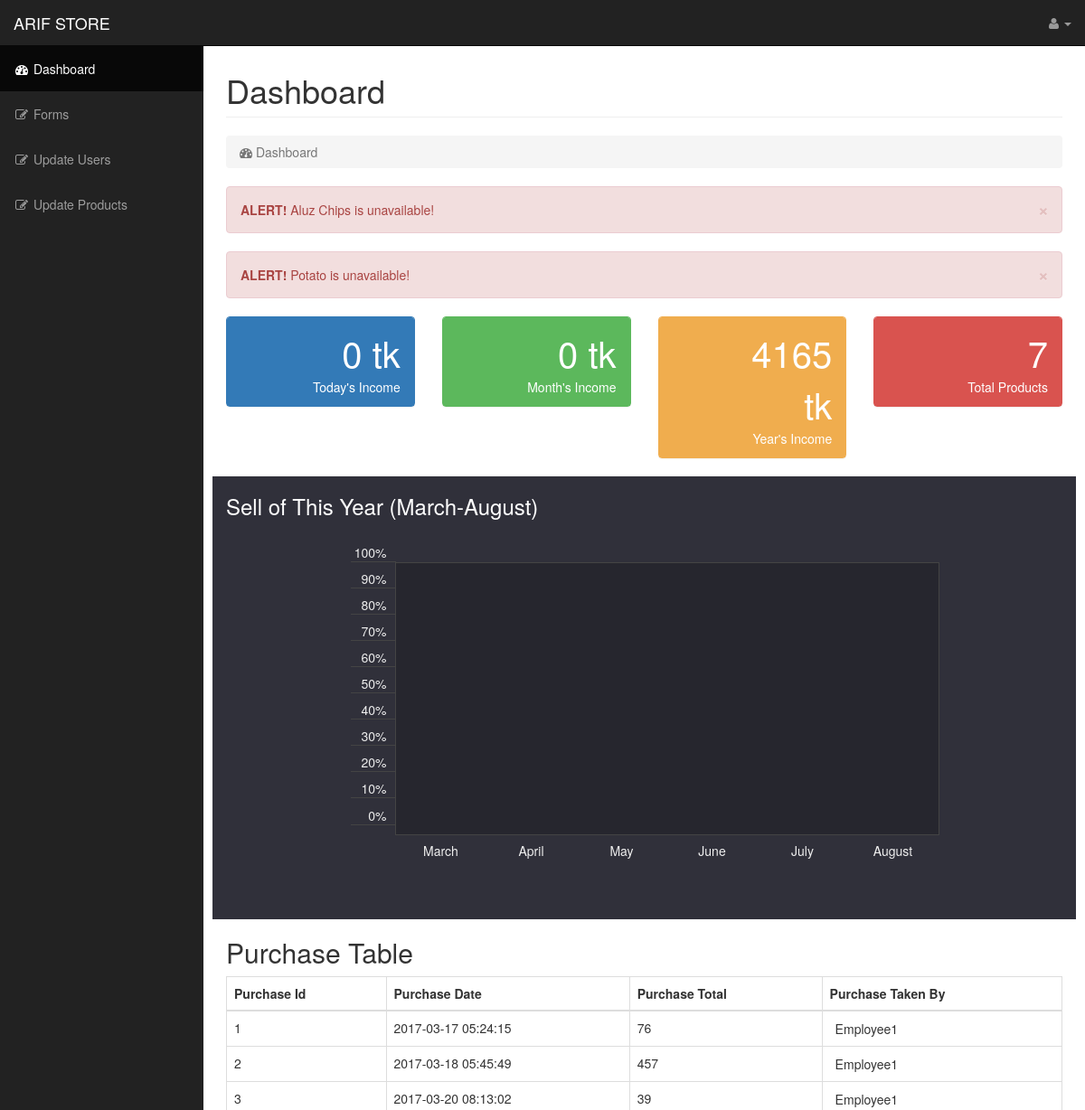
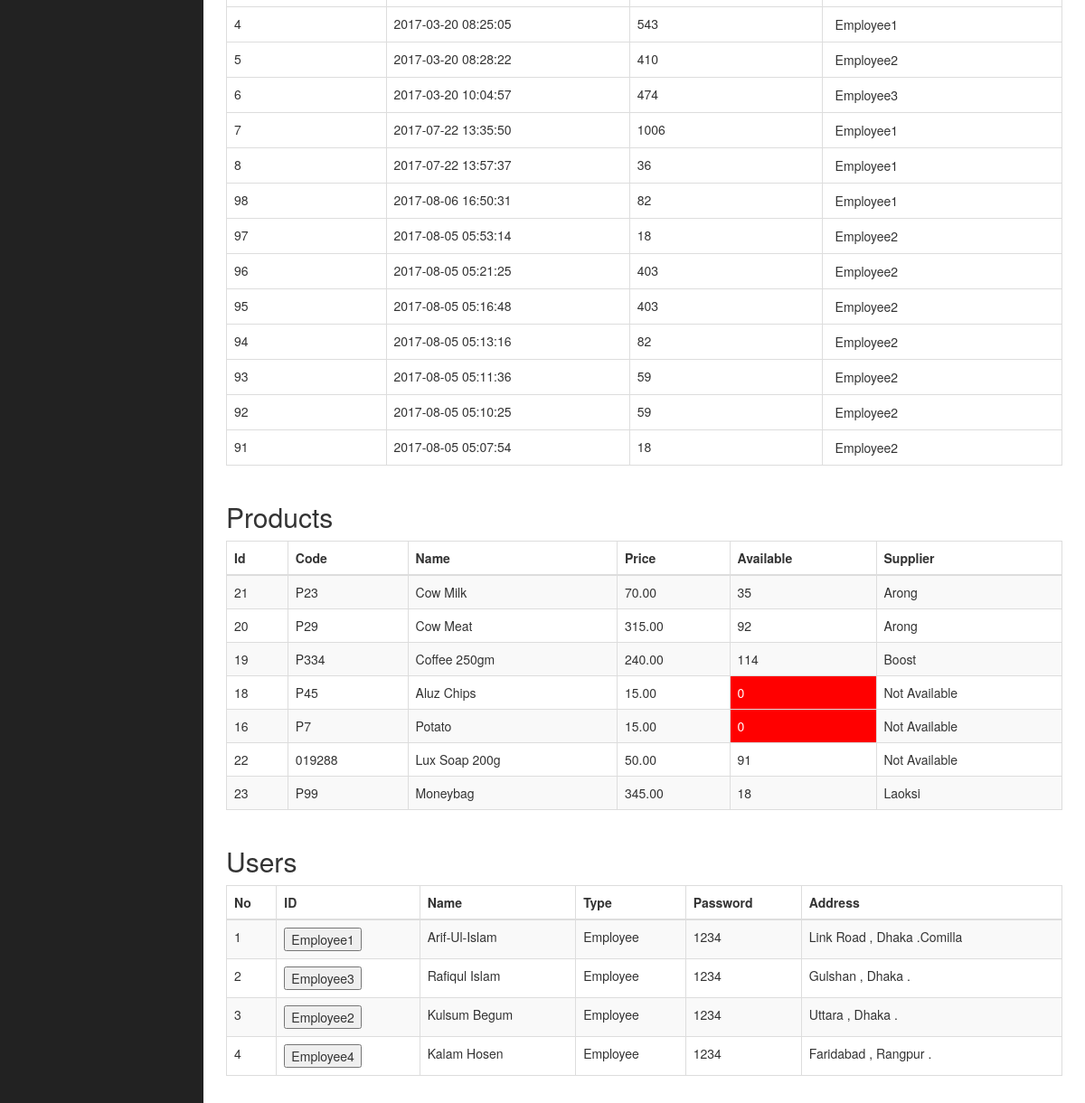
The app's page /arifstore/admin/dashboard.php with its own data (2 pictures, top to bottom).
### tables this page shows
CREATE TABLE `products` (
  `id` int(11) NOT NULL,
  `product_code` varchar(60) NOT NULL,
  `product_name` varchar(60) NOT NULL,
  `price` decimal(10,2) NOT NULL,
  `products_available` int(11) NOT NULL,
  `products_supplier` varchar(30) DEFAULT NULL
);

CREATE TABLE `total_purchase` (
  `purchase_id` int(11) NOT NULL,
  `purchase_date` timestamp NULL DEFAULT CURRENT_TIMESTAMP,
  `purchase_total` int(11) NOT NULL,
  `user_id` varchar(20) NOT NULL
);

CREATE TABLE `users` (
  `user_name` varchar(30) NOT NULL,
  `user_id` varchar(30) NOT NULL,
  `user_type` varchar(30) NOT NULL,
  `user_pass` varchar(30) NOT NULL,
  `user_address` varchar(120) NOT NULL
);

### arifstore/admin/dashboard.php (the view, shortened to what this page needs)
<?php include '../config.php'; ?>
<!DOCTYPE html>
<html lang="en">
<head>
    <link href="../css/bootstrap.min.css" rel="stylesheet">
    <link href="../css/sb-admin.css" rel="stylesheet">
    <link href="../css/plugins/morris.css" rel="stylesheet">
    <link href="../font-awesome/css/font-awesome.min.css" rel="stylesheet" type="text/css">
    <link href="../style.css" rel="stylesheet">
</head>
<body>
    <div id="wrapper">
        <nav class="navbar navbar-inverse navbar-fixed-top" role="navigation">
            <div class="navbar-header">
                <a class="navbar-brand" href="dashboard.php">ARIF STORE</a>
            </div>
            <ul class="nav navbar-right top-nav">
                <li class="dropdown">
                    <a href="#" class="dropdown-toggle" data-toggle="dropdown"><i class="fa fa-user"></i> <?php echo $_SESSION["user"]?><b class="caret"></b></a>
                </li>
            </ul>
            <div class="collapse navbar-collapse navbar-ex1-collapse">
                <ul class="nav navbar-nav side-nav">
                    <li class="active">
                        <a href="dashboard.php"><i class="fa fa-fw fa-dashboard"></i> Dashboard</a>
                    </li>
                    <li>
                        <a href="forms.php"><i class="fa fa-fw fa-edit"></i> Forms</a>
                    </li>
					<li>
                        <a href="updateusers.php"><i class="fa fa-fw fa-edit"></i> Update Users</a>
                    </li>
					<li>
                        <a href="updateproducts.php"><i class="fa fa-fw fa-edit"></i> Update Products</a>
                    </li>
                </ul>
            </div>
        </nav>
        <div id="page-wrapper">
            <div class="container-fluid">
                <div class="row">
                    <div class="col-lg-12">
                        <h1 class="page-header">
                            Dashboard <small></small>
                        </h1>
                        <ol class="breadcrumb">
                            <li class="active">
                                <i class="fa fa-dashboard"></i> Dashboard
                            </li>
                        </ol>
                    </div>
                </div>
				<div class="row">
                    <div class="col-lg-12">
						 <?php
						  $getselect = $mysqli->query("SELECT product_name FROM products where products_available=0");
                          while( $product=mysqli_fetch_assoc($getselect) ) {
						  ?>
                          <div class="alert alert-danger alert-dismissable">
						  <a href="#" class="close" data-dismiss="alert" aria-label="close">&times;</a>
						  <strong>ALERT! </strong> <?php echo $product["product_name"];?> is unavailable!
						  </div>
						  <?php
						  }
						  ?>
                    </div>
                </div>
                <?php
					$todaysql = "SELECT sum(purchase_total) as total FROM total_purchase WHERE Day(purchase_date) = Day(curdate()) ; ";
					$monthsql = "SELECT sum(purchase_total) as total FROM total_purchase WHERE MONTH(purchase_date) = MONTH(curdate()) ; ";
					$yearsql = "SELECT sum(purchase_total) as total FROM total_purchase WHERE YEAR(purchase_date) = YEAR(curdate()) ; ";
					$todayresult = $mysqli->query($todaysql) ;
					$monthresult = $mysqli->query($monthsql) ;
					$yearresult = $mysqli->query($yearsql) ;
					$d = 0 ;
					$m = 0 ;
					$y = 0 ;
					if($row = $todayresult->fetch_assoc()){
						if($row['total']==true)
							$d = $row['total'] ;
						else
							$d = 0 ;
						if($row = $monthresult->fetch_assoc())
							if($row['total'])
								$m = $row['total'] ;
							else
								$m = 0 ;
						if($row = $yearresult->fetch_assoc())
							if($row['total'])
								$y = $row['total'] ;
							else
								$y = 0 ;
					$count = 0 ;
					$product_count_query = "SELECT count(id) as c FROM products ";
					$product_count_result = $mysqli->query($product_count_query) ;
					if($row = $product_count_result->fetch_assoc()){
						if($row['c'])
							$count = $row['c'] ;
						else
							$count = 0 ;
					}
				?>
                <div class="row">
                    <div class="col-lg-3 col-md-6">
                        <div class="panel panel-primary">
                            <div class="panel-heading">
                                <div class="row">
                                    <div class="col-xs-3">
                                    </div>
                                    <div class="col-xs-9 text-right">
                                        <div class="huge"><?php echo $d ;?> tk</div>
                                        <div>Today's Income</div>
                                    </div>
                                </div>
                            </div>
                        </div>
                    </div>
                    <div class="col-lg-3 col-md-6">
                        <div class="panel panel-green">
                            <div class="panel-heading">
                                <div class="row">
                                    <div class="col-xs-3">
                                    </div>
                                    <div class="col-xs-9 text-right">
                                        <div class="huge"><?php echo $m ;?> tk</div>
                                        <div>Month's Income</div>
                                    </div>
                                </div>
                            </div>
                        </div>
                    </div>
                    <div class="col-lg-3 col-md-6">
                        <div class="panel panel-yellow">
                            <div class="panel-heading">
                                <div class="row">
                                    <div class="col-xs-3">
                                    </div>
                                    <div class="col-xs-9 text-right">
                                        <div class="huge"><?php echo $y ;?> tk</div>
                                        <div>Year's Income</div>
                                    </div>
                                </div>
                            </div>
                        </div>
                    </div>
                    <div class="col-lg-3 col-md-6">
                        <div class="panel panel-red">
                            <div class="panel-heading">
                                <div class="row">
                                    <div class="col-xs-3">
                                    </div>
                                    <div class="col-xs-9 text-right">
                                        <div class="huge"><?php echo $count ;?></div>
                                        <div>Total Products</div>
                                    </div>
                                </div>
                            </div>
                        </div>
                    </div>
                </div>
				<?php
					}
				?>
				<div class="row bar_chart">
                    <div class="col-lg-12">
					<h3>Sell of This Year (March-August)</h3>
						<div id="chart">
						  <ul id="numbers">
							<li><span>100%</span></li>
							<li><span>90%</span></li>
							<li><span>80%</span></li>
							<li><span>70%</span></li>
							<li><span>60%</span></li>
							<li><span>50%</span></li>
							<li><span>40%</span></li>
							<li><span>30%</span></li>
							<li><span>20%</span></li>
							<li><span>10%</span></li>
							<li><span>0%</span></li>
						  </ul>
						  <ul id="bars">
							<?php
								$i = 2 ;
								$tk = array(0,0,0,0,0,0,0,0,0);
								$yearsql = "SELECT sum(purchase_total) as total FROM total_purchase WHERE YEAR(purchase_date) = YEAR(curdate()) ; ";
								$year = $mysqli->query($yearsql) ;
									if($row = $year->fetch_assoc())
										if($row['total'])
											$y = $row['total'] ;
								while($i<=9){
									$monthsql = "SELECT sum(purchase_total) as total FROM total_purchase WHERE MONTH(purchase_date) = '$i' ; ";
									$res = $mysqli->query($monthsql) ;
									if($row = $res->fetch_assoc())
										if($row['total'])
											$tk[$i] = floor(($row['total']/$y)*100) ;
									$i++;
								}
							echo "<li><div data-percentage=\"$tk[3]\" class=\"bar\"></div><span>March</span></li>";
							echo "<li><div data-percentage=\"tk[4]\" class=\"bar\"></div><span>April</span></li>";
							echo "<li><div data-percentage=\"$tk[5]\" class=\"bar\"></div><span>May</span></li>";
							echo "<li><div data-percentage=\"$tk[6]\" class=\"bar\"></div><span>June</span></li>";
							echo "<li><div data-percentage=\"$tk[7]\" class=\"bar\"></div><span>July</span></li>";
							echo "<li><div data-percentage=\"$tk[8]\" class=\"bar\"></div><span>August</span></li>";
							?>
						  </ul>
						</div>
					</div>
				</div>
                <div class="row">
                    <div class="col-lg-12">
                        <h2>Purchase Table</h2>
                        <div class="table-responsive purchase">
							<?php
								$sql = "SELECT * FROM  total_purchase" ;
								$result = $mysqli->query($sql);
								echo  "<table class=\"table table-bordered table-hover\">" ;
								echo  "<thead><tr><th>Purchase Id</th><th>Purchase Date</th><th>Purchase Total</th><th>Purchase Taken By</th></tr></thead><tbody>" ;
								while($row = mysqli_fetch_assoc($result)){
									 echo "<tr>";
									 echo "<td>".$row["purchase_id"]."</td>";
									 echo "<td>".$row["purchase_date"]."</td>";
									 echo "<td>".$row["purchase_total"]."</td>";
							?>
								<form method="get" action="user_profile.php">
									<td> <input type="submit" name="id_update" value="<?php echo $row['user_id']; ?>" /></td>
								</form>
								</tr>
							<?php
									}
							?>
							  </tbody>
                            </table>
                        </div>
                    </div>
                    <div class="col-lg-12">
                        <h2>Products</h2>
                        <div class="table-responsive">
						<?php
							$sql = "SELECT * FROM  products" ;
							$result = $mysqli->query($sql);
							echo  "<table class=\"table table-bordered table-hover table-striped\">" ;
							echo  "<thead><tr><th>Id</th><th>Code</th><th>Name</th><th>Price</th><th>Available</th><th>Supplier</th></tr></thead><tbody>" ;
							while($row = mysqli_fetch_assoc($result)){
								 echo "<tr>";
								 echo "<td>".$row["id"]."</td>";
								 echo "<td>".$row["product_code"]."</td>";
								 echo "<td>".$row["product_name"]."</td>";
								 echo "<td>".$row["price"]."</td>";
								 if($row["products_available"]==0)
									echo "<td style=\"background-color:red;color:white\" >".$row["products_available"]."</td>";
								 else
									 echo "<td>".$row["products_available"]."</td>";
								 if($row["products_supplier"]=="")
									 echo "<td>Not Available</td>";
								 else
									 echo "<td>".$row["products_supplier"]."</td>";
								 echo "</tr>";
							}
						?>
							</tbody>
							</table>
						</div>
                    </div>
                </div>
				 <div class="row">
                    <div class="col-lg-12">
						<h2>Users</h2>
                        <div class="table-responsive">
						<?php
						  $var = 0 ;
                          $getselect = $mysqli->query("SELECT * FROM users");
                          echo "<table class=\"table table-bordered table-hover table-striped\" ><thead><tr><th>No</th><th>ID</th><th>Name</th><th>Type</th><th>Password</th><th>Address</th></tr></thead><tbody>";
                            while( $product=mysqli_fetch_assoc($getselect) ) {
							   $var++;
						?>
							<tr>
								<td><?php echo $var ; ?></td>
                                <form method="get" action="user_profile.php">
									<td> <input type="submit" name="id_update" value="<?php echo $product['user_id']; ?>" /></td>
								</form>
                                <td><?php echo $product['user_name']; ?></td>
                                <td><?php echo $product['user_type']; ?></td>
                         		<td><?php echo $product['user_pass']; ?></td>
								<td><?php echo $product['user_address']; ?></td>
							</tr>
						<?php
							}
						?>
							</tbody>
							</table>
						</div>
                    </div>
                </div>
			</div>
    </div>
</body>
</html>

### arifstore/css/sb-admin.css (style rules this page uses)
body { margin-top: 100px; background-color: #222; }
@media (min-width:768px) { body { margin-top: 50px; } }
#wrapper { padding-left: 0; }
#page-wrapper { width: 100%; padding: 0; background-color: #fff; }
.huge { font-size: 50px; line-height: normal; }
@media (min-width:768px) { #wrapper { padding-left: 225px; } }
@media (min-width:768px) { #page-wrapper { padding: 10px; } }
.top-nav { padding: 0 15px; }
.top-nav>li { display: inline-block; float: left; }
.top-nav>li>a { padding-top: 15px; padding-bottom: 15px; line-height: 20px; color: #999; }
@media (min-width:768px) { .side-nav { position: fixed; top: 51px; left: 225px; width: 225px; margin-left: -225px; border: none; border-radius: 0; overflow-y: auto; background-color: #222; bottom: 0; overflow-x: hidden; padding-bottom: 40px; } }
@media (min-width:768px) { .side-nav>li>a { width: 225px; } }
.huge { font-size: 40px; }
.panel-green { border-color: #5cb85c; }
.panel-green > .panel-heading { border-color: #5cb85c; color: #fff; background-color: #5cb85c; }
.panel-red { border-color: #d9534f; }
.panel-red > .panel-heading { border-color: #d9534f; color: #fff; background-color: #d9534f; }
.panel-yellow { border-color: #f0ad4e; }
.panel-yellow > .panel-heading { border-color: #f0ad4e; color: #fff; background-color: #f0ad4e; }

### arifstore/style.css (style rules this page uses)
body { background-color: #fff; margin-top:30px }
.purchase input[type=submit] { border:none; background:white }
.container-fluid { min-height: 600px; }
.bar_chart { background: #30303A;min-height: 490px; }
.bar_chart h3 { color:#fff }
#chart { width: 650px; height: 300; margin: 50px auto 0; display: block; }
#chart #numbers { height: 100%; width: 50px; margin: 0; padding: 0; display: inline-block; float: left; }
#chart #numbers li { text-align: right; padding-right: 1em; list-style: none; height: 29px; border-bottom: 1px solid #444; position: relative; bottom: 30px; }
#chart #numbers li:last-child { height: 30px; }
#chart #numbers li span { color: #eee; position: absolute; bottom: 0; right: 10px; }
#chart #bars { display: inline-block; background: rgba(0, 0, 0, 0.2); width: 600px; height: 300px; padding: 0; margin: 0; box-shadow: 0 0 0 1px #444; }
#chart #bars li { display: table-cell; width: 100px; height: 300px; margin: 0; text-align: center; position: relative; }
#chart #bars li span { color: #eee; width: 100%; position: absolute; bottom: -2em; left: 0; text-align: center; }

### records on screen
products: product_name "Aluz Chips", id "18", product_code "P45", price "15.00", products_available "0", products_supplier "Not Available"
products: product_name "Potato", id "16", product_code "P7", price "15.00", products_available "0", products_supplier "Not Available"
total_purchase: purchase_id "1", purchase_date "2017-03-17 05:24:15", purchase_total "76", id_update "Employee1"
total_purchase: purchase_id "2", purchase_date "2017-03-18 05:45:49", purchase_total "457", id_update "Employee1"
total_purchase: purchase_id "3", purchase_date "2017-03-20 08:13:02", purchase_total "39", id_update "Employee1"
total_purchase: purchase_id "4", purchase_date "2017-03-20 08:25:05", purchase_total "543", id_update "Employee1"
total_purchase: purchase_id "5", purchase_date "2017-03-20 08:28:22", purchase_total "410", id_update "Employee2"
total_purchase: purchase_id "6", purchase_date "2017-03-20 10:04:57", purchase_total "474", id_update "Employee3"
total_purchase: purchase_id "7", purchase_date "2017-07-22 13:35:50", purchase_total "1006", id_update "Employee1"
total_purchase: purchase_id "8", purchase_date "2017-07-22 13:57:37", purchase_total "36", id_update "Employee1"
total_purchase: purchase_id "98", purchase_date "2017-08-06 16:50:31", purchase_total "82", id_update "Employee1"
total_purchase: purchase_id "97", purchase_date "2017-08-05 05:53:14", purchase_total "18", id_update "Employee2"
total_purchase: purchase_id "96", purchase_date "2017-08-05 05:21:25", purchase_total "403", id_update "Employee2"
total_purchase: purchase_id "95", purchase_date "2017-08-05 05:16:48", purchase_total "403", id_update "Employee2"
total_purchase: purchase_id "94", purchase_date "2017-08-05 05:13:16", purchase_total "82", id_update "Employee2"
total_purchase: purchase_id "93", purchase_date "2017-08-05 05:11:36", purchase_total "59", id_update "Employee2"
total_purchase: purchase_id "92", purchase_date "2017-08-05 05:10:25", purchase_total "59", id_update "Employee2"
total_purchase: purchase_id "91", purchase_date "2017-08-05 05:07:54", purchase_total "18", id_update "Employee2"
products: id "21", product_code "P23", product_name "Cow Milk", price "70.00", products_available "35", products_supplier "Arong"
products: id "20", product_code "P29", product_name "Cow Meat", price "315.00", products_available "92", products_supplier "Arong"
products: id "19", product_code "P334", product_name "Coffee 250gm", price "240.00", products_available "114", products_supplier "Boost"
products: id "22", product_code "019288", product_name "Lux Soap 200g", price "50.00", products_available "91", shows "Not Available"
products: id "23", product_code "P99", product_name "Moneybag", price "345.00", products_available "18", products_supplier "Laoksi"
users: id_update "Employee1", user_name "Arif-Ul-Islam", user_type "Employee", user_pass "1234", user_address "Link Road , Dhaka .Comilla"
users: id_update "Employee3", user_name "Rafiqul Islam", user_type "Employee", user_pass "1234", user_address "Gulshan , Dhaka ."
users: id_update "Employee2", user_name "Kulsum Begum", user_type "Employee", user_pass "1234", user_address "Uttara , Dhaka ."
users: id_update "Employee4", user_name "Kalam Hosen", user_type "Employee", user_pass "1234", user_address "Faridabad , Rangpur ."

### other values on screen
$d "0"
$m "0"
$y "4165"
$count "7"
